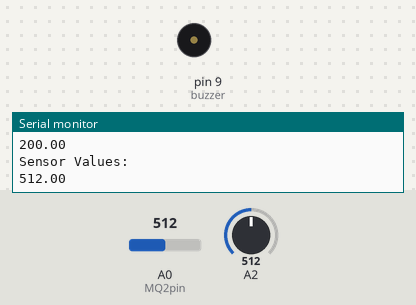
The sketch below on a simulated Arduino Uno, built with avr-gcc and run on an emulated ATmega328P. On the bench: buzzer (waves = sounding), the last lines printed to the serial monitor. Inputs (shaded band) come from the test bench; at power-on: A0 (MQ2pin) = 512, A2 = 512.

Above: at 2.2 s.
2.3 s: A0 (MQ2pin) set to 319
5.8 s: A0 (MQ2pin) set to 289
At 5.8 s:
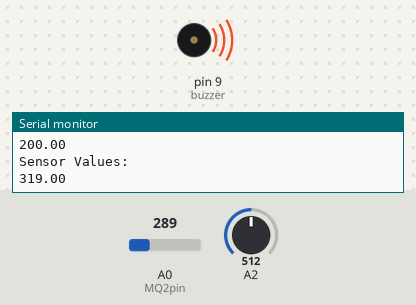
10.6 s: A2 set to 200
14.1 s: A2 set to 166
At 15.2 s:
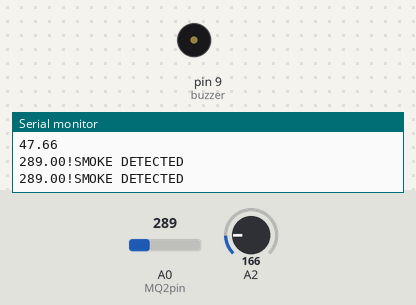
16.0 s: A2 set to 306
At 20.6 s:
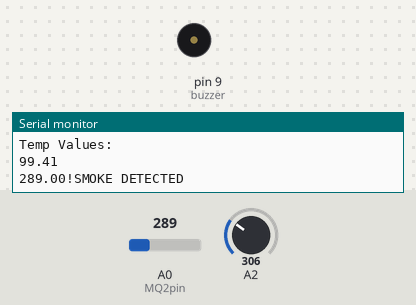
20.8 s: A2 set to 122
At 21.4 s:
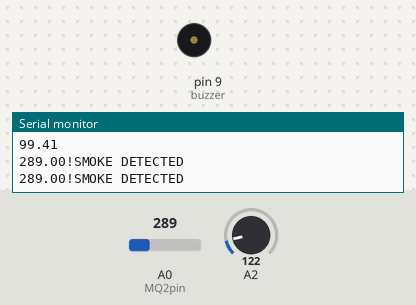
Timing chart, 0 to 23.7 s (numbered marks = the images above; inputs shaded):
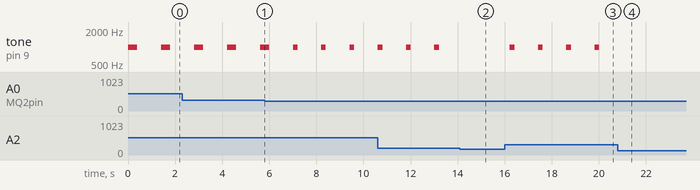

The sketch:

paul_abinash1.ino
```cpp
int  LED = A1;
const int gas = 0;
int MQ2pin = A0;
int baselineTemp = 0;
const int buzzer = 9;
int celsius= 0;
void setup()
{
  Serial.begin(9600);
  pinMode(buzzer, OUTPUT);
}

void loop()
{
  float sensorValue, MQ2pin;
  sensorValue = analogRead(MQ2pin);
  int sensor = analogRead(A2);
  float voltage = (sensor / 1024.0) * 5.0;
  float tempC = (voltage - .5) * 100;
  if(tempC >= 40){
    digitalWrite(LED, HIGH);
    tone(buzzer, 1000);
    delay(200);
    noTone(buzzer);
    Serial.println("Temp Values: ");
    Serial.println(tempC);
  }
  if(sensorValue <= 300){
	digitalWrite(LED, LOW);
    Serial.print(sensorValue);
    Serial.println("!SMOKE DETECTED");
  }
  else{
    tone(buzzer, 1000);
    delay(200);
    noTone(buzzer);
  	digitalWrite(LED, HIGH);
    Serial.println("Sensor Values: ");
    Serial.println(sensorValue);
  }
  delay(1000);
}
float getsensorValue(int pin){
  return (analogRead(pin));
}
```

Measured:
- the behaviour switches between 301 and 300 on A0 (MQ2pin) (found by bisection; images 0 and 1)
- the behaviour switches between 185 and 184 on A2 (found by bisection; images 1 and 2)
- after the input at 14.1 s, tone on pin 9 (buzzer): stops changing and stays silent
- after the input at 16.0 s, tone on pin 9 (buzzer): alternates 1000 Hz for 0.20 s and silent for 1.0 s, starting after 0.22 s
- after the input at 20.8 s, tone on pin 9 (buzzer): stops changing and stays silent
- by itself, tone on pin 9 (buzzer): alternates 1000 Hz for 0.20 s and silent for 1.0 s
